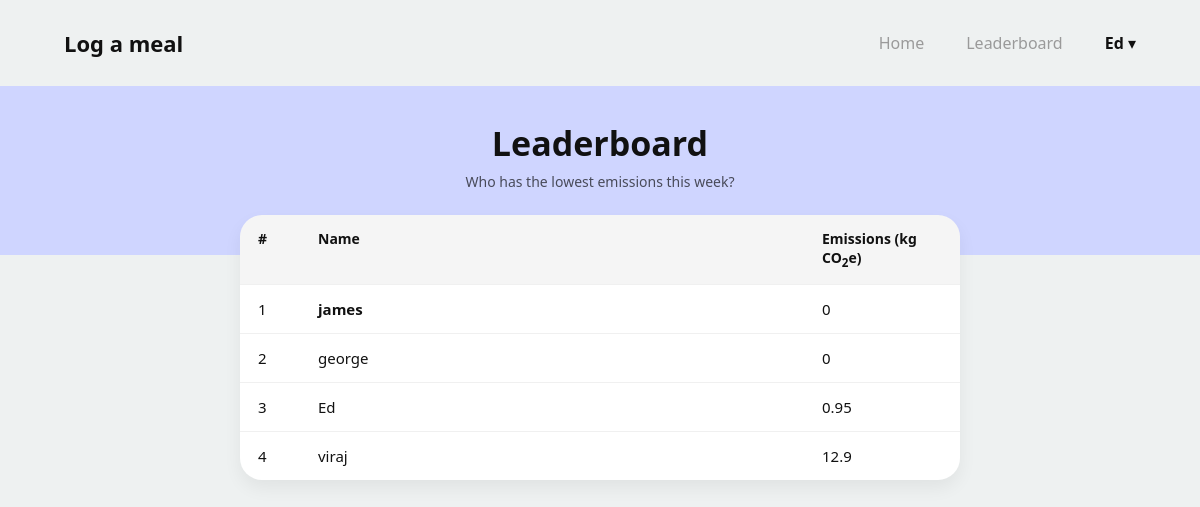
Page /leaderboard (signed in) on the earlier database version.
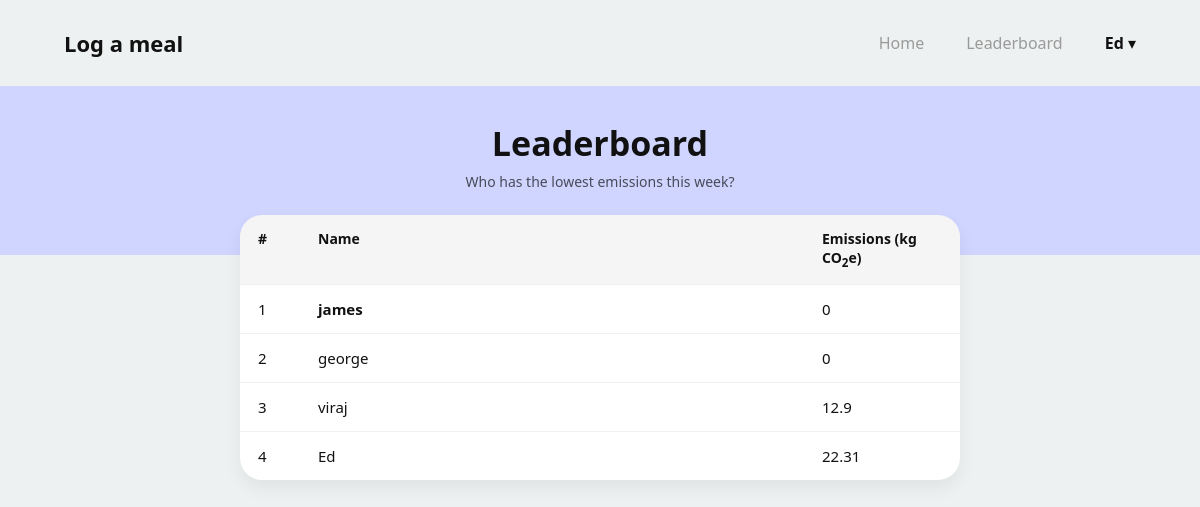
Same page on the later database version.
### app/models.py (models this page shows, shortened)
class User(db.Model,UserMixin):
    __tablename__ = 'users'
    id: so.Mapped[int] = so.mapped_column(primary_key=True)
    username: so.Mapped[str] = so.mapped_column(sa.String(63), index=True, unique=True)
    email: so.Mapped[str] = so.mapped_column(sa.String(119), index=True, unique=True)
    password_hash: so.Mapped[Optional[str]] = so.mapped_column(sa.String(255))
    weekly_score: so.Mapped[int] = so.mapped_column(sa.Integer, index=True, default=0)
    meals: so.Mapped[list['Meal']] = so.relationship(back_populates='user')

### app/routes.py (the view)
@app.route("/leaderboard")
@login_required
def leaderboard():
    users = db.session.query(User.username, User.weekly_score) \
        .order_by(User.weekly_score.asc()) \
        .all()
    return render_template('LeaderboardPage.html', usernames=users)

### app/models.py (called while the page is built)
@login.user_loader
def load_user(id):
    return db.session.get(User, int(id))

### app/templates/LeaderboardPage.html (shortened to what this page needs)
{% extends "base.html" %}
{% block styles %}
<link rel="stylesheet" href="{{ url_for('static', filename='css/log_meal.css') }}">
{% endblock %}
{% block content %}
<div class="dash">
    <div class="dash-hero">
        <h1 class="dash-title">Leaderboard</h1>
        <p class="dash-subtitle">Who has the lowest emissions this week?</p>
    </div>
    <div class="leaderboard">
        <div class="leaderboard-head">
            <div>#</div>
            <div>Name</div>
            <div>Emissions (kg CO<sub>2</sub>e)</div>
        </div>
        {% for username, score in usernames %}
        <div class="leaderboard-row">
            <div>{{ loop.index }}</div>
            <div class="{% if loop.first %}first-place{% endif %}">
                {{ username }}
            </div>
            <div>{{ score|round(2) }}</div>
        </div>
        {% endfor %}
    </div>
</div>
{% endblock %}

### app/templates/base.html (shortened to what this page needs)
<!DOCTYPE html>
<html lang="en">
<head>
    <link rel="stylesheet" href="{{ url_for('static', filename='css/style.css') }}">
    {% block styles %}{% endblock %}
</head>
<body>
<header class="nav">
    <div class="nav-inner">
        <div class="nav-brand">
            <a href="{{ url_for('log_meal') }}">Log a meal</a>
        </div>
        <nav class="nav-links">
            <a href="{{ url_for('index') }}">Home</a>
            <a href="{{ url_for('leaderboard') }}">Leaderboard</a>
            {% if current_user.is_authenticated %}
            <div class="nav-user-dropdown">
                <button class="dropdown-trigger">
                    <strong>{{ current_user.username }}</strong> ▾
                </button>
            </div>
            {% else %}
            <a href="{{ url_for('login') }}">Login</a>
            <a href="{{ url_for('signup') }}" class="nav-cta">Sign Up</a>
            {% endif %}
        </nav>
    </div>
</header>
{% block content %}
{% endblock %}
</body>
</html>

Differences in the rows shown:
changed User "Ed": weekly_score "0.95" → "22.31"
shown differently, row unchanged: User "viraj": moves up the list
